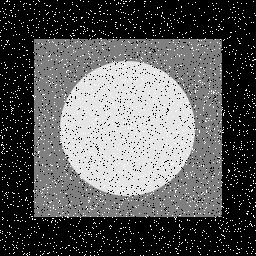
#> input picture Assignment_31/Input/image_noisy.png, 256 x 256 px, found by its file name
$ python Ex_5.py
#> lines starting #> are read from the running program, lines starting #| are printed output that depends on the picture
import numpy as np
import cv2
def Noice_Reduction(img,n_kernel):
    kernel= np.ones((n_kernel,n_kernel)) / (n_kernel*n_kernel)
    rows , cols = img.shape
    result = np.zeros((rows,cols),dtype=np.uint8)

    n = (n_kernel-1) // 2
    for i in range(n , rows-n):
        for j in range(n , cols-n):
            small = img[i-n:i+n+1 , j-n:j+n+1]
            result[i,j] = np.sum(small*kernel)

    return result


image_gray=cv2.imread("Assignment_31/Input/image_noisy.png", cv2.IMREAD_GRAYSCALE)
#> image_gray is the input picture: shape (256, 256); min 0, max 255, mean 90.9

# image_gray=cv2.cvtColor(image, cv2.COLOR_BGR2GRAY)

result_3 = Noice_Reduction(image_gray,3)
#> after the loop in Noice_Reduction, `for i in range(n , rows-n):`:
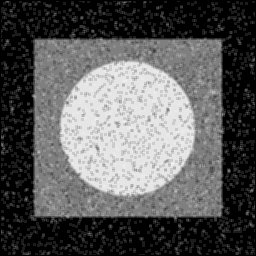
#> result: shape (256, 256); min 0, max 243, mean 90.5
result_5 = Noice_Reduction(image_gray,5)
#> call 2 of Noice_Reduction, with n_kernel = 5
#> after the loop in Noice_Reduction (call 2), `for i in range(n , rows-n):`:
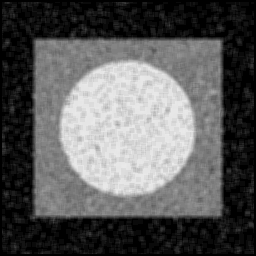
#> result: shape (256, 256); min 0, max 235, mean 90.2
result_15 = Noice_Reduction(image_gray,15)
#> call 3 of Noice_Reduction, with n_kernel = 15
#> after the loop in Noice_Reduction (call 3), `for i in range(n , rows-n):`:
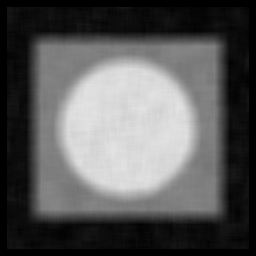
#> result: shape (256, 256); min 0, max 227, mean 89.1

result = np.concatenate((image_gray,result_3,result_5,result_15),axis=1)
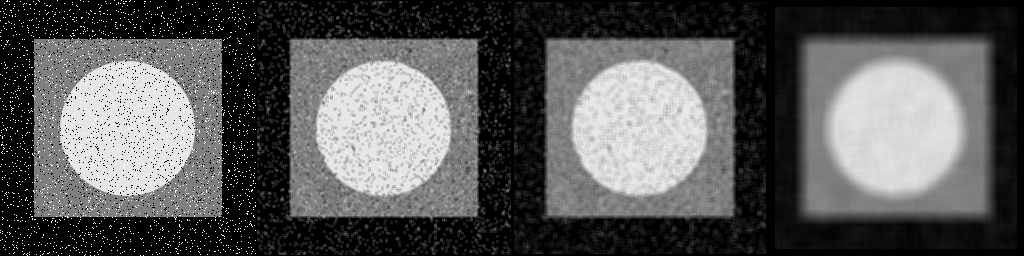
#> result: shape (256, 1024); min 0, max 255, mean 90.2
cv2.imshow("result",result)
cv2.waitKey()
cv2.imwrite("Assignment_31/Output/Nr_circle.jpg",result)
